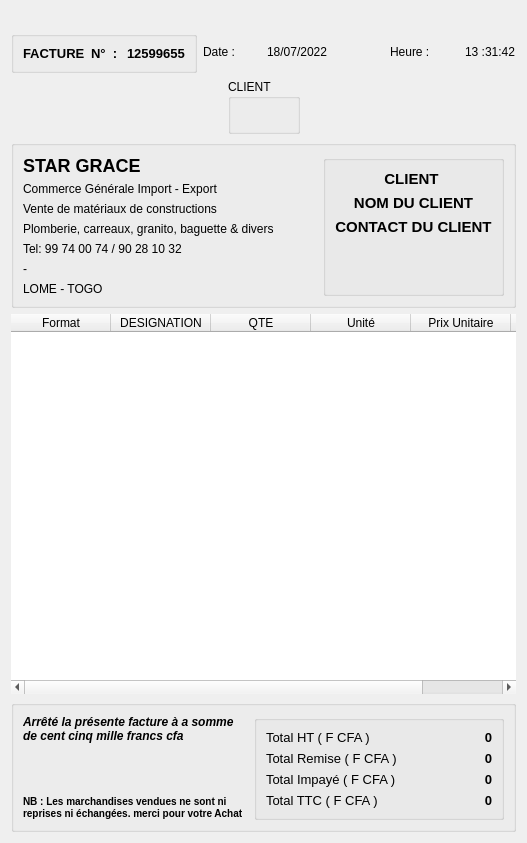
<?xml version="1.0" encoding="UTF-8"?>
<ui version="4.0">
 <class>ApercuFactur</class>
 <widget class="QDialog" name="ApercuFactur">
  <property name="geometry">
   <rect>
    <x>0</x>
    <y>0</y>
    <width>513</width>
    <height>825</height>
   </rect>
  </property>
  <property name="windowTitle">
   <string>Dialog</string>
  </property>
  <layout class="QVBoxLayout" name="verticalLayout_6">
   <item>
    <widget class="QLabel" name="banner">
     <property name="text">
      <string/>
     </property>
    </widget>
   </item>
   <item>
    <layout class="QHBoxLayout" name="horizontalLayout_3">
     <item>
      <widget class="QGroupBox" name="groupBox_3">
       <property name="title">
        <string/>
       </property>
       <layout class="QHBoxLayout" name="horizontalLayout_2">
        <item>
         <widget class="QLabel" name="label_10">
          <property name="styleSheet">
           <string notr="true">font-size:13px;
font-weight:bold;</string>
          </property>
          <property name="text">
           <string>FACTURE</string>
          </property>
         </widget>
        </item>
        <item>
         <widget class="QLabel" name="label_11">
          <property name="styleSheet">
           <string notr="true">font-size:13px;
font-weight:bold;</string>
          </property>
          <property name="text">
           <string>N°  : </string>
          </property>
         </widget>
        </item>
        <item>
         <widget class="QLabel" name="label_token">
          <property name="styleSheet">
           <string notr="true">font-size:13px;
font-weight:bold;</string>
          </property>
          <property name="text">
           <string>12599655</string>
          </property>
         </widget>
        </item>
       </layout>
      </widget>
     </item>
     <item>
      <spacer name="horizontalSpacer_2">
       <property name="orientation">
        <enum>Qt::Horizontal</enum>
       </property>
       <property name="sizeHint" stdset="0">
        <size>
         <width>40</width>
         <height>20</height>
        </size>
       </property>
      </spacer>
     </item>
     <item>
      <widget class="QLabel" name="label_13">
       <property name="text">
        <string>Date :</string>
       </property>
      </widget>
     </item>
     <item>
      <widget class="QLabel" name="label_19">
       <property name="minimumSize">
        <size>
         <width>20</width>
         <height>0</height>
        </size>
       </property>
       <property name="text">
        <string/>
       </property>
      </widget>
     </item>
     <item>
      <widget class="QLabel" name="date">
       <property name="text">
        <string>18/07/2022</string>
       </property>
      </widget>
     </item>
     <item>
      <widget class="QLabel" name="label_20">
       <property name="minimumSize">
        <size>
         <width>50</width>
         <height>0</height>
        </size>
       </property>
       <property name="text">
        <string/>
       </property>
      </widget>
     </item>
     <item>
      <widget class="QLabel" name="label_15">
       <property name="text">
        <string>Heure : </string>
       </property>
      </widget>
     </item>
     <item>
      <widget class="QLabel" name="label_21">
       <property name="minimumSize">
        <size>
         <width>20</width>
         <height>0</height>
        </size>
       </property>
       <property name="text">
        <string/>
       </property>
      </widget>
     </item>
     <item>
      <widget class="QLabel" name="heure">
       <property name="text">
        <string>13 :31:42</string>
       </property>
      </widget>
     </item>
    </layout>
   </item>
   <item>
    <layout class="QHBoxLayout" name="horizontalLayout_5">
     <item>
      <spacer name="horizontalSpacer">
       <property name="orientation">
        <enum>Qt::Horizontal</enum>
       </property>
       <property name="sizeHint" stdset="0">
        <size>
         <width>40</width>
         <height>20</height>
        </size>
       </property>
      </spacer>
     </item>
     <item>
      <widget class="QGroupBox" name="groupe_client2">
       <property name="title">
        <string>CLIENT</string>
       </property>
       <layout class="QVBoxLayout" name="verticalLayout_3">
        <item>
         <widget class="QLabel" name="client_2">
          <property name="text">
           <string/>
          </property>
         </widget>
        </item>
       </layout>
      </widget>
     </item>
     <item>
      <spacer name="horizontalSpacer_4">
       <property name="orientation">
        <enum>Qt::Horizontal</enum>
       </property>
       <property name="sizeHint" stdset="0">
        <size>
         <width>40</width>
         <height>20</height>
        </size>
       </property>
      </spacer>
     </item>
    </layout>
   </item>
   <item>
    <widget class="QGroupBox" name="text_header">
     <layout class="QHBoxLayout" name="horizontalLayout">
      <item>
       <layout class="QVBoxLayout" name="verticalLayout">
        <item>
         <widget class="QLabel" name="label_header1">
          <property name="minimumSize">
           <size>
            <width>0</width>
            <height>0</height>
           </size>
          </property>
          <property name="maximumSize">
           <size>
            <width>16777215</width>
            <height>16777215</height>
           </size>
          </property>
          <property name="styleSheet">
           <string notr="true">font-size:18px;
font-weight:bold;</string>
          </property>
          <property name="text">
           <string>STAR GRACE</string>
          </property>
         </widget>
        </item>
        <item>
         <widget class="QLabel" name="label_header_2">
          <property name="text">
           <string>Commerce Générale Import - Export</string>
          </property>
         </widget>
        </item>
        <item>
         <widget class="QLabel" name="label_header_3">
          <property name="text">
           <string>Vente de matériaux de constructions</string>
          </property>
         </widget>
        </item>
        <item>
         <widget class="QLabel" name="label_header_4">
          <property name="text">
           <string>Plomberie, carreaux, granito, baguette &amp; divers</string>
          </property>
         </widget>
        </item>
        <item>
         <widget class="QLabel" name="label_header_5">
          <property name="text">
           <string>Tel: 99 74 00 74 / 90 28 10 32</string>
          </property>
         </widget>
        </item>
        <item>
         <widget class="QLabel" name="label_pv">
          <property name="text">
           <string>-</string>
          </property>
         </widget>
        </item>
        <item>
         <widget class="QLabel" name="label_header_6">
          <property name="text">
           <string>LOME - TOGO</string>
          </property>
         </widget>
        </item>
       </layout>
      </item>
      <item>
       <spacer name="horizontalSpacer_3">
        <property name="orientation">
         <enum>Qt::Horizontal</enum>
        </property>
        <property name="sizeHint" stdset="0">
         <size>
          <width>40</width>
          <height>20</height>
         </size>
        </property>
       </spacer>
      </item>
      <item>
       <widget class="QGroupBox" name="groupBox">
        <property name="title">
         <string/>
        </property>
        <property name="flat">
         <bool>false</bool>
        </property>
        <layout class="QVBoxLayout" name="verticalLayout_2">
         <item>
          <widget class="QLabel" name="label_header_7">
           <property name="styleSheet">
            <string notr="true">font-size:15px;
font-weight:bold;</string>
           </property>
           <property name="text">
            <string>CLIENT </string>
           </property>
           <property name="alignment">
            <set>Qt::AlignCenter</set>
           </property>
          </widget>
         </item>
         <item>
          <widget class="QLabel" name="label_nom_client">
           <property name="styleSheet">
            <string notr="true">font-size:15px;
font-weight:bold;</string>
           </property>
           <property name="text">
            <string>NOM DU CLIENT</string>
           </property>
           <property name="alignment">
            <set>Qt::AlignCenter</set>
           </property>
          </widget>
         </item>
         <item>
          <widget class="QLabel" name="label_contact_client">
           <property name="styleSheet">
            <string notr="true">font-size:15px;
font-weight:bold;</string>
           </property>
           <property name="text">
            <string>CONTACT DU CLIENT</string>
           </property>
           <property name="alignment">
            <set>Qt::AlignCenter</set>
           </property>
          </widget>
         </item>
         <item>
          <spacer name="verticalSpacer_3">
           <property name="orientation">
            <enum>Qt::Vertical</enum>
           </property>
           <property name="sizeHint" stdset="0">
            <size>
             <width>20</width>
             <height>40</height>
            </size>
           </property>
          </spacer>
         </item>
        </layout>
       </widget>
      </item>
     </layout>
    </widget>
   </item>
   <item>
    <widget class="QTableWidget" name="tableWidget">
     <property name="minimumSize">
      <size>
       <width>0</width>
       <height>380</height>
      </size>
     </property>
     <property name="maximumSize">
      <size>
       <width>16777215</width>
       <height>16777215</height>
      </size>
     </property>
     <property name="frameShape">
      <enum>QFrame::NoFrame</enum>
     </property>
     <property name="lineWidth">
      <number>0</number>
     </property>
     <property name="alternatingRowColors">
      <bool>true</bool>
     </property>
     <property name="gridStyle">
      <enum>Qt::DashDotDotLine</enum>
     </property>
     <attribute name="horizontalHeaderStretchLastSection">
      <bool>true</bool>
     </attribute>
     <attribute name="verticalHeaderVisible">
      <bool>false</bool>
     </attribute>
     <column>
      <property name="text">
       <string>Format</string>
      </property>
     </column>
     <column>
      <property name="text">
       <string>DESIGNATION</string>
      </property>
     </column>
     <column>
      <property name="text">
       <string>QTE</string>
      </property>
     </column>
     <column>
      <property name="text">
       <string>Unité</string>
      </property>
     </column>
     <column>
      <property name="text">
       <string>Prix Unitaire</string>
      </property>
     </column>
     <column>
      <property name="text">
       <string>Montant Total</string>
      </property>
     </column>
    </widget>
   </item>
   <item>
    <spacer name="verticalSpacer_4">
     <property name="orientation">
      <enum>Qt::Vertical</enum>
     </property>
     <property name="sizeHint" stdset="0">
      <size>
       <width>20</width>
       <height>18</height>
      </size>
     </property>
    </spacer>
   </item>
   <item>
    <widget class="QGroupBox" name="groupBox_4">
     <property name="title">
      <string/>
     </property>
     <layout class="QVBoxLayout" name="verticalLayout_5">
      <item>
       <layout class="QHBoxLayout" name="horizontalLayout_4">
        <item>
         <layout class="QVBoxLayout" name="verticalLayout_4">
          <item>
           <widget class="QLabel" name="label_18">
            <property name="styleSheet">
             <string notr="true">font-size:12px;
font-weight:bold;
font-style:italic;</string>
            </property>
            <property name="text">
             <string>Arrêté la présente facture à a somme de cent cinq mille francs cfa</string>
            </property>
            <property name="wordWrap">
             <bool>true</bool>
            </property>
           </widget>
          </item>
          <item>
           <spacer name="verticalSpacer_2">
            <property name="orientation">
             <enum>Qt::Vertical</enum>
            </property>
            <property name="sizeHint" stdset="0">
             <size>
              <width>20</width>
              <height>40</height>
             </size>
            </property>
           </spacer>
          </item>
          <item>
           <widget class="QLabel" name="label_30">
            <property name="styleSheet">
             <string notr="true">font-size:10px;
font-weight:bold;</string>
            </property>
            <property name="text">
             <string>NB : Les marchandises vendues ne sont ni reprises ni échangées. merci pour votre Achat</string>
            </property>
            <property name="wordWrap">
             <bool>true</bool>
            </property>
           </widget>
          </item>
         </layout>
        </item>
        <item>
         <widget class="QGroupBox" name="formGroupBox">
          <property name="minimumSize">
           <size>
            <width>250</width>
            <height>0</height>
           </size>
          </property>
          <property name="maximumSize">
           <size>
            <width>250</width>
            <height>16777215</height>
           </size>
          </property>
          <property name="flat">
           <bool>false</bool>
          </property>
          <layout class="QFormLayout" name="formLayout">
           <property name="fieldGrowthPolicy">
            <enum>QFormLayout::AllNonFixedFieldsGrow</enum>
           </property>
           <item row="0" column="0">
            <widget class="QLabel" name="label_22">
             <property name="styleSheet">
              <string notr="true">font-size:13px;
</string>
             </property>
             <property name="text">
              <string>Total HT ( F CFA )</string>
             </property>
            </widget>
           </item>
           <item row="0" column="1">
            <widget class="QLabel" name="total_ht">
             <property name="styleSheet">
              <string notr="true">font-weight:bold;
font-size:13px;</string>
             </property>
             <property name="text">
              <string>0</string>
             </property>
             <property name="alignment">
              <set>Qt::AlignRight|Qt::AlignTrailing|Qt::AlignVCenter</set>
             </property>
            </widget>
           </item>
           <item row="1" column="0">
            <widget class="QLabel" name="label_23">
             <property name="styleSheet">
              <string notr="true">font-size:13px;
</string>
             </property>
             <property name="text">
              <string>Total Remise ( F CFA )</string>
             </property>
            </widget>
           </item>
           <item row="1" column="1">
            <widget class="QLabel" name="remise">
             <property name="styleSheet">
              <string notr="true">font-weight:bold;
font-size:13px;</string>
             </property>
             <property name="text">
              <string>0</string>
             </property>
             <property name="alignment">
              <set>Qt::AlignRight|Qt::AlignTrailing|Qt::AlignVCenter</set>
             </property>
            </widget>
           </item>
           <item row="2" column="0">
            <widget class="QLabel" name="label_24">
             <property name="styleSheet">
              <string notr="true">font-size:13px;
</string>
             </property>
             <property name="text">
              <string>Total Impayé ( F CFA )</string>
             </property>
            </widget>
           </item>
           <item row="2" column="1">
            <widget class="QLabel" name="tva">
             <property name="styleSheet">
              <string notr="true">font-weight:bold;
font-size:13px;</string>
             </property>
             <property name="text">
              <string>0</string>
             </property>
             <property name="alignment">
              <set>Qt::AlignRight|Qt::AlignTrailing|Qt::AlignVCenter</set>
             </property>
            </widget>
           </item>
           <item row="3" column="0">
            <widget class="QLabel" name="label_29">
             <property name="styleSheet">
              <string notr="true">font-size:13px;
</string>
             </property>
             <property name="text">
              <string>Total TTC ( F CFA )</string>
             </property>
            </widget>
           </item>
           <item row="3" column="1">
            <widget class="QLabel" name="total_ttc">
             <property name="styleSheet">
              <string notr="true">font-weight:bold;
font-size:13px;</string>
             </property>
             <property name="text">
              <string>0</string>
             </property>
             <property name="alignment">
              <set>Qt::AlignRight|Qt::AlignTrailing|Qt::AlignVCenter</set>
             </property>
            </widget>
           </item>
          </layout>
         </widget>
        </item>
       </layout>
      </item>
     </layout>
    </widget>
   </item>
  </layout>
 </widget>
 <resources/>
 <connections/>
</ui>
